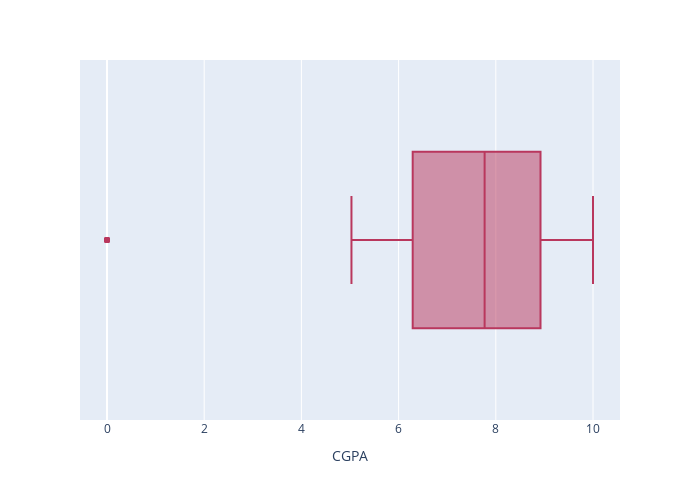

Notebook source saved alongside this figure:
### Code cell
fig = px.box(df, x="CGPA", color_discrete_sequence=[color])
fig.update_layout(width=700, height=500)
fig.show()

### Figure 1 — Plotly figure (JSON) as saved in the notebook; plotly's stock layout.template omitted (floating-point values rounded to 4 significant figures; data arrays with more than 128 entries replaced by an {"elided": "..."} marker saying what was removed)
{"data": [{"alignmentgroup": "True", "hovertemplate": "CGPA=%{x}<extra></extra>", "legendgroup": "", "marker": {"color": "#B9375D"}, "name": "", "notched": false, "offsetgroup": "", "orientation": "h", "showlegend": false, "type": "box", "x": {"elided": "27883 float values"}, "x0": " ", "xaxis": "x", "y0": " ", "yaxis": "y"}], "layout": {"boxmode": "group", "height": 500, "legend": {"tracegroupgap": 0}, "margin": {"t": 60}, "width": 700, "xaxis": {"anchor": "y", "domain": [0, 1], "title": {"text": "CGPA"}}, "yaxis": {"anchor": "x", "domain": [0, 1]}}}
